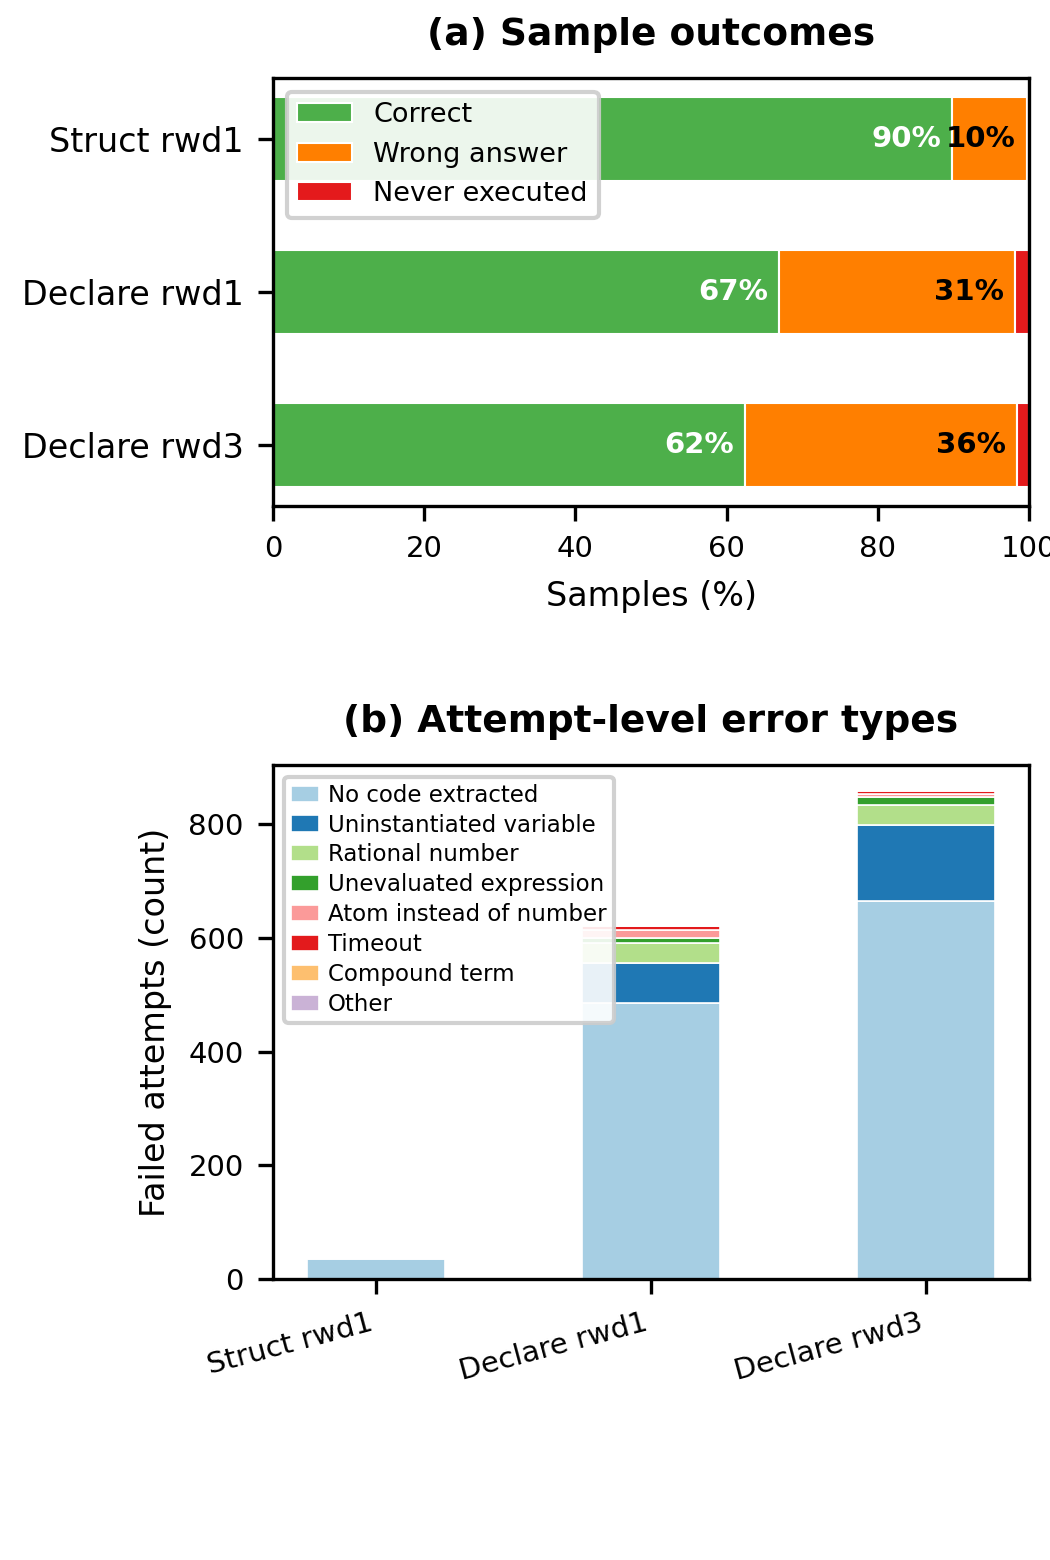

Write Python code to recreate this figure.
"""
Error analysis for Prolog-as-a-tool multi-try evaluation logs.

Parses log files, classifies per-attempt errors and per-sample outcomes,
then prints summary tables and dumps a CSV for further inspection.

Usage:
    python error_analysis.py
"""

import re
import csv
import sys
from collections import Counter
from dataclasses import dataclass, field
from pathlib import Path
from typing import Optional


# ---------------------------------------------------------------------------
# Data model
# ---------------------------------------------------------------------------

@dataclass
class AttemptResult:
    attempt_num: int
    status: str          # "success" | "no_output" | "no_code" | "timeout" | "silent_fail"
    raw_output: str      # the value returned by Prolog, or empty string
    error_type: str      # Level-1 category (empty for success)


@dataclass
class SampleResult:
    log_name: str
    sample_num: int
    problem: str
    gold_value: str
    final_prolog_output: str          # "None" if all attempts failed
    total_attempts: int
    success_attempt: Optional[int]    # None if N/A
    strict: bool
    arithmetic: bool
    structure: bool
    full: bool
    semantic_score: float
    model_output: str
    attempts: list[AttemptResult] = field(default_factory=list)

    # Level-2 / Level-3 outcome (filled by classify_sample_outcome)
    outcome: str = ""
    wrong_answer_subtype: str = ""


# ---------------------------------------------------------------------------
# Level-1: per-attempt error classification
# ---------------------------------------------------------------------------

# Patterns for the raw Prolog output (content inside single quotes)
_RE_UNINSTANTIATED = re.compile(r"^_\d+$")
_RE_RATIONAL       = re.compile(r"^-?\d+r\d+$")
_RE_ARITH_EXPR     = re.compile(r"[+\-*/]")          # contains arithmetic op
_RE_VAR_MIX        = re.compile(r"_\d+")             # contains uninstantiated var
_RE_ALPHA_ATOM     = re.compile(r"^[a-z_][a-z_A-Z0-9]*$")  # lowercase atom
_RE_COMPOUND       = re.compile(r"\(.*\)")            # Prolog compound term


def classify_raw_output(raw: str) -> str:
    """Classify the raw Prolog output string into a Level-1 error type."""
    r = raw.strip()
    if _RE_UNINSTANTIATED.match(r):
        return "uninstantiated_var"
    if _RE_RATIONAL.match(r):
        return "rational_number"
    # Mix of number and unbound var: e.g. "20+_26612+14"
    if _RE_VAR_MIX.search(r):
        return "unevaluated_expr"
    if _RE_ARITH_EXPR.search(r):
        return "unevaluated_expr"
    if _RE_COMPOUND.search(r):
        return "compound_term"
    if _RE_ALPHA_ATOM.match(r):
        return "atom_instead_of_number"
    return "other_no_output"


# Regexes for attempt lines
_RE_ATTEMPT_SUCCESS  = re.compile(r"Attempt (\d+): Successful numeric output: (.+)")
_RE_ATTEMPT_NO_OUT   = re.compile(r"Attempt (\d+): Prolog code did not yield a numeric result \('(.*)'\)")
_RE_ATTEMPT_NO_CODE  = re.compile(r"Attempt (\d+): No Prolog code extracted\.")
_RE_TIMEOUT          = re.compile(r"Error executing Prolog code:.*timed out")
_RE_PROCESSED        = re.compile(r"Processed prompts:")


def parse_attempts(pre_summary_text: str) -> list[AttemptResult]:
    """
    Extract all attempt results from the text that precedes a sample summary block.

    The tricky cases:
    - Timeouts: appear as "Error executing Prolog code: ... timed out" with no Attempt N: prefix.
      We count these as attempts by tracking how many Processed prompts lines appear vs
      how many explicit Attempt lines there are.
    - Silent failures in struct log: "Processed prompts:" lines with no Attempt or Error line.
      These are also "no code extracted" failures.
    """
    results = []
    lines = pre_summary_text.splitlines()

    # We'll do two passes:
    # Pass 1: collect all explicit attempt lines (success, no_output, no_code, timeout)
    explicit_attempts: dict[int, AttemptResult] = {}
    timeout_count = 0
    processed_count = 0

    for line in lines:
        if _RE_PROCESSED.search(line):
            processed_count += 1
            continue

        m = _RE_ATTEMPT_SUCCESS.search(line)
        if m:
            n = int(m.group(1))
            explicit_attempts[n] = AttemptResult(
                attempt_num=n, status="success",
                raw_output=m.group(2).strip(), error_type=""
            )
            continue

        m = _RE_ATTEMPT_NO_OUT.search(line)
        if m:
            n = int(m.group(1))
            raw = m.group(2).strip()
            explicit_attempts[n] = AttemptResult(
                attempt_num=n, status="no_output",
                raw_output=raw,
                error_type=classify_raw_output(raw)
            )
            continue

        m = _RE_ATTEMPT_NO_CODE.search(line)
        if m:
            n = int(m.group(1))
            explicit_attempts[n] = AttemptResult(
                attempt_num=n, status="no_code",
                raw_output="", error_type="no_code_extracted"
            )
            continue

        if _RE_TIMEOUT.search(line):
            timeout_count += 1
            continue

    # Build ordered attempt list. Explicit attempts go in by number.
    # Timeouts: they consumed a "Processed prompts" slot; insert them as synthetic entries.
    # Silent failures (struct log): processed_count > explicit_attempts = silent no-code fails.

    # Determine implicit attempts: those not covered by explicit Attempt N: lines
    # Each "Processed prompts" corresponds to one generation → one attempt.
    n_explicit = len(explicit_attempts)
    n_implicit = processed_count - n_explicit  # attempts without any explicit line

    # First, add all explicit attempts in order
    results = [explicit_attempts[k] for k in sorted(explicit_attempts)]

    # Add timeouts (we know how many there were; assign pseudo-attempt numbers)
    # We assign them after explicit ones for simplicity, since we can't always
    # determine the exact slot from the log text.
    for _ in range(timeout_count):
        results.append(AttemptResult(
            attempt_num=-1, status="timeout",
            raw_output="", error_type="timeout"
        ))

    # Add remaining silent failures (no attempt line, no timeout, no explicit result)
    silent_count = n_implicit - timeout_count
    if silent_count > 0:
        for _ in range(silent_count):
            results.append(AttemptResult(
                attempt_num=-1, status="silent_fail",
                raw_output="", error_type="no_code_extracted"
            ))

    return results


# ---------------------------------------------------------------------------
# Level-2 / Level-3: per-sample outcome classification
# ---------------------------------------------------------------------------

def _safe_float(s: str) -> Optional[float]:
    try:
        return float(s)
    except (ValueError, TypeError):
        return None


def classify_wrong_answer(final_output: str, gold: str) -> str:
    """Sub-classify wrong-answer samples (Level 3)."""
    got = _safe_float(final_output)
    exp = _safe_float(gold)
    if got is None or exp is None or exp == 0:
        return "other"

    ratio = got / exp
    # Off-by-factor (within 1% tolerance)
    for factor in [2, 3, 4, 5, 10, 0.5, 1/3, 0.25, 0.1]:
        if abs(ratio - factor) / max(abs(factor), 1e-9) < 0.01:
            if factor > 1:
                return f"off_by_factor_{factor:.0f}x"
            else:
                return f"off_by_factor_1/{round(1/factor)}x"

    # Partial computation heuristic: answer is a divisor or factor of gold
    if exp != 0 and abs(got) < abs(exp) and abs(exp % got) < 0.01 if got != 0 else False:
        return "partial_computation"

    return "other"


def classify_sample_outcome(sample: SampleResult) -> None:
    """Fill sample.outcome and sample.wrong_answer_subtype in place."""
    if sample.final_prolog_output == "None":
        sample.outcome = "never_executed"
        return

    # Correct: strict match suffices
    if sample.strict or sample.full:
        sample.outcome = "correct"
        return

    # Got a number but it was wrong
    sample.outcome = "wrong_answer"
    sample.wrong_answer_subtype = classify_wrong_answer(
        sample.final_prolog_output, sample.gold_value
    )


# ---------------------------------------------------------------------------
# Log parser
# ---------------------------------------------------------------------------

_RE_SAMPLE_HEADER  = re.compile(r"--- Sample (\d+) Summary ---")
_RE_RESULT_LINE    = re.compile(r"Result achieved in attempt: (.+?) / (\d+)")
_RE_FINAL_OUTPUT   = re.compile(r"Final Prolog Output: (.+)")
_RE_GOLD           = re.compile(r"Gold Value: (.+)")
_RE_FLAGS          = re.compile(
    r"Strict: (True|False) \| Arithmetic: (True|False) \| Structure: (True|False) \| Full: (True|False)"
)
_RE_SEMANTIC       = re.compile(r"Semantic Score: ([\d.]+)%")
_RE_MODEL_OUTPUT   = re.compile(r"Successful Model Output:")
_RE_SEPARATOR      = re.compile(r"^-{40,}$", re.MULTILINE)


def parse_log(filepath: Path) -> list[SampleResult]:
    log_name = filepath.stem
    text = filepath.read_text(encoding="utf-8", errors="replace")

    # Split into per-sample chunks. Each chunk = everything from after the
    # previous summary block up to and including the next summary block.
    # Strategy: find all "--- Sample N Summary ---" positions and split there.

    sample_headers = list(_RE_SAMPLE_HEADER.finditer(text))
    if not sample_headers:
        print(f"WARNING: no sample headers found in {filepath.name}", file=sys.stderr)
        return []

    results = []
    for i, hdr in enumerate(sample_headers):
        sample_num = int(hdr.group(1))

        # Text before this summary header = the attempt lines for this sample
        block_start = sample_headers[i - 1].end() if i > 0 else 0
        pre_summary = text[block_start: hdr.start()]

        # Text from the header to either the next header start or end of file
        block_end = sample_headers[i + 1].start() if i + 1 < len(sample_headers) else len(text)
        summary_block = text[hdr.start(): block_end]

        # --- Parse summary block ---
        m_result = _RE_RESULT_LINE.search(summary_block)
        if not m_result:
            continue

        success_str = m_result.group(1).strip()
        total_attempts = int(m_result.group(2))
        success_attempt = None if success_str == "N/A" else int(success_str)

        m_final = _RE_FINAL_OUTPUT.search(summary_block)
        final_output = m_final.group(1).strip() if m_final else "None"

        m_gold = _RE_GOLD.search(summary_block)
        gold_value = m_gold.group(1).strip() if m_gold else ""

        m_flags = _RE_FLAGS.search(summary_block)
        strict = arithmetic = structure = full = False
        if m_flags:
            strict     = m_flags.group(1) == "True"
            arithmetic = m_flags.group(2) == "True"
            structure  = m_flags.group(3) == "True"
            full       = m_flags.group(4) == "True"

        m_sem = _RE_SEMANTIC.search(summary_block)
        semantic_score = float(m_sem.group(1)) if m_sem else 0.0

        # Model output: between "Successful Model Output:" and the next "---..." separator
        model_output = ""
        m_mo = _RE_MODEL_OUTPUT.search(summary_block)
        if m_mo:
            rest = summary_block[m_mo.end():]
            m_sep = _RE_SEPARATOR.search(rest)
            model_output = rest[: m_sep.start()].strip() if m_sep else rest.strip()

        # Problem text: last (USER) line in the pre-summary text
        problem = ""
        user_lines = re.findall(
            r"\(USER\) Please generate a piece of Prolog code to solve the given math problem\.\s*\n(.+?)(?=\nProcessed|\Z)",
            pre_summary, re.DOTALL
        )
        if user_lines:
            problem = user_lines[-1].strip()

        # --- Parse attempts from pre-summary text ---
        attempts = parse_attempts(pre_summary)

        sample = SampleResult(
            log_name=log_name,
            sample_num=sample_num,
            problem=problem,
            gold_value=gold_value,
            final_prolog_output=final_output,
            total_attempts=total_attempts,
            success_attempt=success_attempt,
            strict=strict,
            arithmetic=arithmetic,
            structure=structure,
            full=full,
            semantic_score=semantic_score,
            model_output=model_output,
            attempts=attempts,
        )
        classify_sample_outcome(sample)
        results.append(sample)

    return results


# ---------------------------------------------------------------------------
# Reporting
# ---------------------------------------------------------------------------

def _pct(n: int, total: int) -> str:
    if total == 0:
        return "  0.0%"
    return f"{100 * n / total:5.1f}%"


def report_log(results: list[SampleResult], log_name: str) -> None:
    n = len(results)
    print(f"\n{'='*70}")
    print(f"  {log_name}  ({n} samples)")
    print(f"{'='*70}")

    # --- Sample-level outcome ---
    outcome_counts = Counter(r.outcome for r in results)
    print("\n[Sample outcomes]")
    for cat in ["correct", "wrong_answer", "never_executed"]:
        c = outcome_counts.get(cat, 0)
        print(f"  {cat:<20}  {c:4d}  ({_pct(c, n)})")

    # Wrong answer sub-types
    wrong = [r for r in results if r.outcome == "wrong_answer"]
    if wrong:
        sub = Counter(r.wrong_answer_subtype for r in wrong)
        print(f"\n  Wrong-answer breakdown ({len(wrong)} samples):")
        for cat, c in sub.most_common():
            print(f"    {cat:<30}  {c:4d}  ({_pct(c, len(wrong))})")

    # --- Attempt-level error distribution ---
    all_failed_attempts = [
        a for r in results for a in r.attempts
        if a.status != "success"
    ]
    n_failed_attempts = len(all_failed_attempts)
    n_total_attempts  = sum(r.total_attempts for r in results)
    n_success_attempts = n_total_attempts - n_failed_attempts

    print(f"\n[Attempt-level stats]")
    print(f"  Total attempts:          {n_total_attempts:5d}")
    print(f"  Successful attempts:     {n_success_attempts:5d}  ({_pct(n_success_attempts, n_total_attempts)})")
    print(f"  Failed attempts:         {n_failed_attempts:5d}  ({_pct(n_failed_attempts, n_total_attempts)})")

    if all_failed_attempts:
        err_counts = Counter(a.error_type for a in all_failed_attempts)
        print(f"\n  Failed-attempt error types:")
        for cat, c in err_counts.most_common():
            print(f"    {cat:<25}  {c:4d}  ({_pct(c, n_failed_attempts)})")

    # --- Retry statistics (among samples that eventually succeeded) ---
    succeeded = [r for r in results if r.success_attempt is not None]
    if succeeded:
        # After the None-check above, success_attempt is int for all items in succeeded
        attempt_nums: list[int] = [r.success_attempt for r in succeeded]  # type: ignore[misc]
        retry_needed = [n for n in attempt_nums if n > 1]
        print(f"\n[Retry statistics]")
        print(f"  Samples that eventually succeeded:  {len(succeeded):4d}")
        print(f"  Needed >1 attempt:                  {len(retry_needed):4d}  ({_pct(len(retry_needed), len(succeeded))})")
        print(f"  Avg attempts to success:            {sum(attempt_nums)/len(attempt_nums):.2f}")
        print(f"  Max attempts to success:            {max(attempt_nums)}")
        dist: Counter[int] = Counter(attempt_nums)
        print(f"  Distribution of success attempt:")
        for k in sorted(dist):
            print(f"    attempt {k:2d}: {dist[k]:4d}  ({_pct(dist[k], len(succeeded))})")


def comparative_table(all_results: dict[str, list[SampleResult]]) -> None:
    print(f"\n{'='*70}")
    print("  CROSS-RUN COMPARISON")
    print(f"{'='*70}")

    header = f"{'Metric':<35}" + "".join(f"{name[:18]:>20}" for name in all_results)
    print(header)
    print("-" * len(header))

    def row(label: str, values: list[str]) -> None:
        print(f"{label:<35}" + "".join(f"{v:>20}" for v in values))

    logs = list(all_results.keys())
    results_list = [all_results[k] for k in logs]

    def pct_outcome(rs, cat):
        n = len(rs)
        c = sum(1 for r in rs if r.outcome == cat)
        return f"{100*c/n:.1f}%" if n else "-"

    def avg_attempts(rs):
        succeeded = [r for r in rs if r.success_attempt is not None]
        if not succeeded:
            return "-"
        return f"{sum(r.success_attempt for r in succeeded)/len(succeeded):.2f}"

    def pct_error(rs, etype):
        failed = [a for r in rs for a in r.attempts if a.status != "success"]
        n = len(failed)
        c = sum(1 for a in failed if a.error_type == etype)
        return f"{100*c/n:.1f}%" if n else "-"

    row("Correct (%)",               [pct_outcome(r, "correct")       for r in results_list])
    row("Wrong answer (%)",          [pct_outcome(r, "wrong_answer")   for r in results_list])
    row("Never executed (%)",        [pct_outcome(r, "never_executed") for r in results_list])
    row("Avg attempts to success",   [avg_attempts(r)                  for r in results_list])
    print()
    row("Failed-attempt errors:",    [""] * len(logs))
    for etype in ["uninstantiated_var", "rational_number", "unevaluated_expr",
                  "atom_instead_of_number", "compound_term", "timeout",
                  "no_code_extracted", "other_no_output"]:
        row(f"  {etype}",            [pct_error(r, etype)              for r in results_list])


# ---------------------------------------------------------------------------
# CSV export
# ---------------------------------------------------------------------------

def export_csv(all_results: dict[str, list[SampleResult]], out_path: Path) -> None:
    fieldnames = [
        "log_name", "sample_num", "problem", "gold_value", "final_prolog_output",
        "total_attempts", "success_attempt", "strict", "arithmetic", "structure", "full",
        "semantic_score", "outcome", "wrong_answer_subtype",
        "n_uninstantiated_var", "n_rational_number", "n_unevaluated_expr",
        "n_atom_instead_of_number", "n_compound_term", "n_timeout",
        "n_no_code_extracted", "n_other_no_output",
        "model_output",
    ]
    with out_path.open("w", newline="", encoding="utf-8") as f:
        writer = csv.DictWriter(f, fieldnames=fieldnames)
        writer.writeheader()
        for results in all_results.values():
            for r in results:
                err_counts = Counter(a.error_type for a in r.attempts if a.status != "success")
                writer.writerow({
                    "log_name": r.log_name,
                    "sample_num": r.sample_num,
                    "problem": r.problem,
                    "gold_value": r.gold_value,
                    "final_prolog_output": r.final_prolog_output,
                    "total_attempts": r.total_attempts,
                    "success_attempt": r.success_attempt if r.success_attempt is not None else "",
                    "strict": r.strict,
                    "arithmetic": r.arithmetic,
                    "structure": r.structure,
                    "full": r.full,
                    "semantic_score": r.semantic_score,
                    "outcome": r.outcome,
                    "wrong_answer_subtype": r.wrong_answer_subtype,
                    "n_uninstantiated_var":     err_counts.get("uninstantiated_var", 0),
                    "n_rational_number":        err_counts.get("rational_number", 0),
                    "n_unevaluated_expr":       err_counts.get("unevaluated_expr", 0),
                    "n_atom_instead_of_number": err_counts.get("atom_instead_of_number", 0),
                    "n_compound_term":          err_counts.get("compound_term", 0),
                    "n_timeout":                err_counts.get("timeout", 0),
                    "n_no_code_extracted":      err_counts.get("no_code_extracted", 0),
                    "n_other_no_output":        err_counts.get("other_no_output", 0),
                    "model_output": r.model_output,
                })
    print(f"\nCSV written to: {out_path}")


# ---------------------------------------------------------------------------
# Plotting
# ---------------------------------------------------------------------------

# Human-readable labels for each run
RUN_LABELS = {
    "sp-struct-rwd1-multipletry": "Struct rwd1",
    "sp-declare-rwd1-multitry":   "Declare rwd1",
    "sp-declare-rwd3-multipletry": "Declare rwd3",
}

# Error-type display names (order = legend order, bottom to top in stacked bar)
ERROR_TYPES_DISPLAY = [
    ("no_code_extracted",      "No code extracted"),
    ("uninstantiated_var",     "Uninstantiated variable"),
    ("rational_number",        "Rational number"),
    ("unevaluated_expr",       "Unevaluated expression"),
    ("atom_instead_of_number", "Atom instead of number"),
    ("timeout",                "Timeout"),
    ("compound_term",          "Compound term"),
    ("other_no_output",        "Other"),
]


def plot_figure(all_results: dict[str, list[SampleResult]], out_dir: Path) -> None:
    import matplotlib
    matplotlib.use("Agg")
    import matplotlib.pyplot as plt
    import numpy as np

    # -- Collect data --
    run_keys = list(all_results.keys())
    run_labels = [RUN_LABELS.get(k, k) for k in run_keys]
    n_runs = len(run_keys)

    # Panel (a): sample-level outcomes (percentages)
    outcome_cats = ["correct", "wrong_answer", "never_executed"]
    outcome_labels = ["Correct", "Wrong answer", "Never executed"]
    outcome_colors = ["#4daf4a", "#ff7f00", "#e41a1c"]  # green, orange, red

    outcome_pcts: dict[str, list[float]] = {cat: [] for cat in outcome_cats}
    for key in run_keys:
        rs = all_results[key]
        n = len(rs)
        for cat in outcome_cats:
            outcome_pcts[cat].append(100 * sum(1 for r in rs if r.outcome == cat) / n)

    # Panel (b): per-attempt error types (absolute counts)
    error_counts: dict[str, list[int]] = {et: [] for et, _ in ERROR_TYPES_DISPLAY}
    for key in run_keys:
        rs = all_results[key]
        failed = [a for r in rs for a in r.attempts if a.status != "success"]
        c = Counter(a.error_type for a in failed)
        for et, _ in ERROR_TYPES_DISPLAY:
            error_counts[et].append(c.get(et, 0))

    # -- Layout --
    fig, (ax_a, ax_b) = plt.subplots(2, 1, figsize=(3.5, 5.2),
                                      gridspec_kw={"height_ratios": [1, 1.2]})
    fig.subplots_adjust(left=0.26, right=0.98, bottom=0.18, top=0.95, hspace=0.55)

    # ---- Panel (a): stacked horizontal bars ----
    y_pos = np.arange(n_runs)
    bar_h = 0.55
    left = np.zeros(n_runs)
    for cat, label, color in zip(outcome_cats, outcome_labels, outcome_colors):
        vals = np.array(outcome_pcts[cat])
        ax_a.barh(y_pos, vals, height=bar_h, left=left, label=label, color=color,
                  edgecolor="white", linewidth=0.5)
        # Percentage labels right-aligned inside each bar segment (if wide enough)
        for j, v in enumerate(vals):
            if v >= 5:
                ax_a.text(left[j] + v - 1.5, y_pos[j], f"{v:.0f}%",
                          ha="right", va="center", fontsize=7,
                          color="white" if cat != "wrong_answer" else "black",
                          fontweight="bold")
        left += vals

    ax_a.set_yticks(y_pos)
    ax_a.set_yticklabels(run_labels, fontsize=8)
    ax_a.set_xlabel("Samples (%)", fontsize=8)
    ax_a.set_xlim(0, 100)
    ax_a.invert_yaxis()
    ax_a.legend(loc="upper left", fontsize=6.5, framealpha=0.9)
    ax_a.set_title("(a) Sample outcomes", fontsize=9, fontweight="bold", pad=8)
    ax_a.tick_params(axis="x", labelsize=7)

    # ---- Panel (b): stacked vertical bars for error types ----
    x_pos = np.arange(n_runs)
    bar_w = 0.5
    bottom = np.zeros(n_runs)

    # Use a qualitative colormap
    cmap_colors = ["#a6cee3", "#1f78b4", "#b2df8a", "#33a02c",
                   "#fb9a99", "#e31a1c", "#fdbf6f", "#cab2d6"]

    for idx, (et, elabel) in enumerate(ERROR_TYPES_DISPLAY):
        vals = np.array(error_counts[et])
        if vals.sum() == 0:
            continue
        ax_b.bar(x_pos, vals, width=bar_w, bottom=bottom, label=elabel,
                 color=cmap_colors[idx % len(cmap_colors)],
                 edgecolor="white", linewidth=0.4)
        bottom += vals

    ax_b.set_xticks(x_pos)
    ax_b.set_xticklabels(run_labels, fontsize=8, rotation=15, ha="right")
    ax_b.set_ylabel("Failed attempts (count)", fontsize=8)
    ax_b.legend(loc="upper left", fontsize=5.5, framealpha=0.9, ncol=1,
                borderpad=0.3, labelspacing=0.3, handlelength=1.2, handletextpad=0.4)
    ax_b.set_title("(b) Attempt-level error types", fontsize=9, fontweight="bold", pad=8)
    ax_b.tick_params(axis="both", labelsize=7)

    # -- Save --
    for fmt in ["pdf", "png"]:
        out_path = out_dir / f"error_analysis.{fmt}"
        fig.savefig(out_path, dpi=300)
        print(f"Figure saved: {out_path}")
    plt.close(fig)


# ---------------------------------------------------------------------------
# Main
# ---------------------------------------------------------------------------

LOG_DIR = Path(__file__).parent

LOG_FILES = [
    "sp-struct-rwd1-multipletry.log",
    "sp-declare-rwd1-multitry.log",
    "sp-declare-rwd3-multipletry.log",
]


def main() -> None:
    all_results: dict[str, list[SampleResult]] = {}

    for fname in LOG_FILES:
        fpath = LOG_DIR / fname
        if not fpath.exists():
            print(f"WARNING: {fpath} not found, skipping.", file=sys.stderr)
            continue
        print(f"Parsing {fname}...", end=" ", flush=True)
        results = parse_log(fpath)
        print(f"{len(results)} samples parsed.")
        all_results[fpath.stem] = results

    # Sanity check
    for name, results in all_results.items():
        n = len(results)
        if n != 375:
            print(f"  WARNING: {name} has {n} samples, expected 375", file=sys.stderr)
        n_correct = sum(1 for r in results if r.strict)
        pct = 100 * n_correct / n if n else 0
        print(f"  {name}: Prolog accuracy (strict) = {pct:.2f}%  (from log summary = check above)")

    # Per-log reports
    for name, results in all_results.items():
        report_log(results, name)

    # Cross-run comparison
    if len(all_results) > 1:
        comparative_table(all_results)

    # Plot
    plot_figure(all_results, LOG_DIR)

    # CSV export
    csv_path = LOG_DIR / "error_analysis_results.csv"
    export_csv(all_results, csv_path)


if __name__ == "__main__":
    main()
